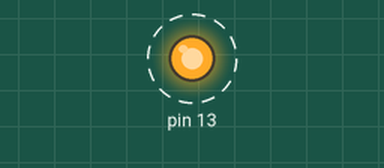
Recording of a sketch running on a simulated Arduino Uno, built with avr-gcc and run on an emulated ATmega328P. Parts: output pins drawn as LEDs (lit = HIGH). Dashed ring = blinking.

Above: at 0.2 s.
Timing chart, 0 to 3.0 s (numbered marks = the images above):
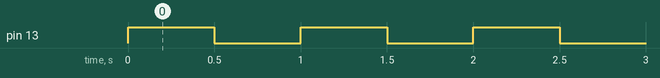

Measured:
- by itself, pin 13: alternates HIGH for 0.50 s and LOW for 0.50 s

The sketch:

task3.1_first.ino
```cpp
void setup() {
  DDRB = 0b00100000; // Set PB5 (pin 13) as OUTPUT
}

void loop() {
  // 1) Direct assignment
  PORTB = 0b00100000;   // LED ON
  delay(500);
  PORTB = 0b00000000;            // LED OFF
  delay(500);
}
```
